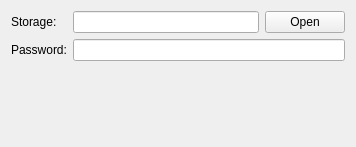
<?xml version="1.0" encoding="UTF-8"?>
<ui version="4.0">
 <class>StorageConfigurationWidget</class>
 <widget class="QWidget" name="StorageConfigurationWidget">
  <property name="geometry">
   <rect>
    <x>0</x>
    <y>0</y>
    <width>356</width>
    <height>147</height>
   </rect>
  </property>
  <property name="windowTitle">
   <string>Form</string>
  </property>
  <layout class="QFormLayout" name="formLayout">
   <item row="0" column="0">
    <widget class="QLabel" name="storageLabel">
     <property name="text">
      <string>Storage:</string>
     </property>
    </widget>
   </item>
   <item row="0" column="1">
    <layout class="QHBoxLayout" name="horizontalLayout">
     <item>
      <widget class="QLineEdit" name="storagePathLineEdit"/>
     </item>
     <item>
      <widget class="QPushButton" name="openStoragePushButton">
       <property name="text">
        <string>Open</string>
       </property>
      </widget>
     </item>
    </layout>
   </item>
   <item row="1" column="0">
    <widget class="QLabel" name="storagePasswordLabel">
     <property name="text">
      <string>Password:</string>
     </property>
    </widget>
   </item>
   <item row="1" column="1">
    <widget class="QLineEdit" name="storagePasswordLineEdit"/>
   </item>
  </layout>
 </widget>
 <resources/>
 <connections>
  <connection>
   <sender>openStoragePushButton</sender>
   <signal>clicked()</signal>
   <receiver>StorageConfigurationWidget</receiver>
   <slot>openStorage()</slot>
   <hints>
    <hint type="sourcelabel">
     <x>242</x>
     <y>21</y>
    </hint>
    <hint type="destinationlabel">
     <x>163</x>
     <y>75</y>
    </hint>
   </hints>
  </connection>
 </connections>
 <slots>
  <signal>storageFileChanged(QString)</signal>
  <signal>passwordChanged(QString)</signal>
  <slot>openStorage()</slot>
  <slot>setStorageFile(QString)</slot>
  <slot>setPassword(QString)</slot>
  <slot>resetStorageFile()</slot>
  <slot>resetPassword()</slot>
 </slots>
</ui>
